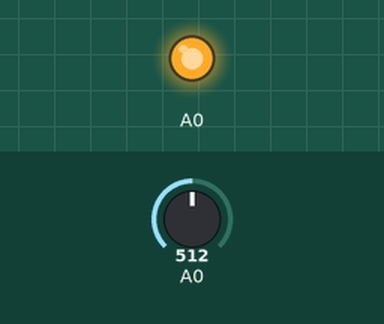
Recording of a sketch running on a simulated Arduino Uno, built with avr-gcc and run on an emulated ATmega328P. Shown: output pins drawn as LEDs (lit = HIGH). The test bench sets the inputs (shaded band); at power-on: A0 = 512. What the sketch prints to the serial monitor is not drawn.

Above: at 5.8 s.
5.9 s: A0 set to 855
9.6 s: A0 set to 886
Timing chart, 0 to 12.6 s (numbered marks = the images above; inputs shaded):
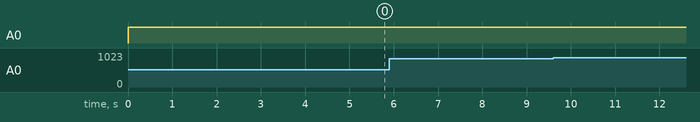

Measured:
- after the input at 5.9 s, every drawn part: stays the same
- after the input at 9.6 s, every drawn part: stays the same

The sketch:

capacimetro03_set_2022.ino
```cpp
/*ligue o negativo do capacitor no resistor e no GND
   o outro lado do resistor liga no outro polo do capacitor e liga na porta A0
      |-CAPACITOR-|
   GND             --A0
      |_RESISTOR__|
*/
#include <math.h>
float t0, tf, t, Vc, E, R = 5000000.0, C;

void setup() {
  // apenas para acompanhar no serial monitor
  Serial.begin(9600);
}

void loop() {
  // carregando o capacitor por 5 segundos
  do{
    pinMode(A0, OUTPUT);
    digitalWrite(A0, HIGH);
    delay(5000);
    E = analogRead(A0) * 5000.0 / 1023.0;
    Serial.print("A tensão de carga neste momento é: ");
    Serial.print(E);
    Serial.println(" mV");
    pinMode(A0, INPUT);
  }while(analogRead(A0) < 870);
  delay(10);
  digitalWrite(A0, LOW);


  //medindo o tempo de descarga
  t0 = micros();
  do{
    Vc = analogRead(A0) * 5000.0 / 1023.0;
    Serial.print("A tensão de descarga neste momento é, em mV: ");
    Serial.println(Vc);
  }while (analogRead(A0) > 100) ;
  tf = micros();

  // calculando a capacitância
  t = (tf - t0);
  // C = t / (R * log((E - Vc) / E));
  C = t / (R * log(E / (E - Vc)));
  Serial.print("O tempo em segundos é: ");
  Serial.println(t);
  Serial.print("O valor da capacitância do capacitor é: ");
  Serial.print(C);
  Serial.println(" microfaradays");
  delay(1000);
}
```
